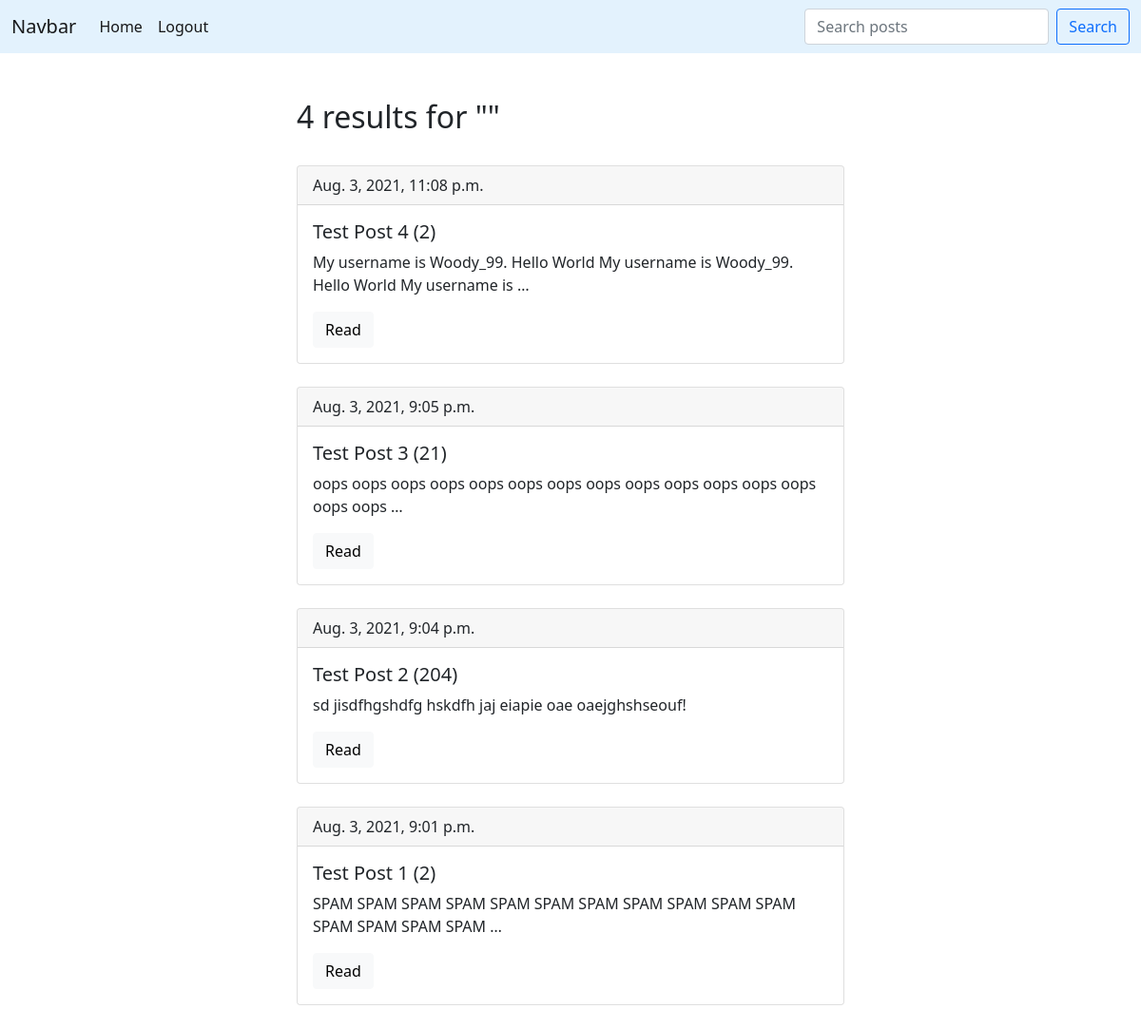
The app's page /search/ (signed in) with its own data.
### online_journal/models.py (models this page shows, shortened)
class Post(models.Model):
    title = models.CharField('Title', max_length=200)
    text = models.TextField('Text')
    pub_date = models.DateTimeField('Published date', auto_now_add=True)
    is_active = models.BooleanField('Display a post on the site', default=True)
    rating = models.IntegerField('Views count', default=0)
    created_by = models.ForeignKey(User, on_delete=models.CASCADE, verbose_name='User', related_name='posts')
    objects = PostManager()
    def get_absolute_url(self):
        return reverse('post_detail', kwargs={'pk': self.id})

### online_journal/views.py (the view)
# urls.py: path('search/', SearchPostsView.as_view(), name='search_posts'),
class SearchPostsView(generic.ListView):
    model = Post
    template_name = 'online_journal/search_posts.html'
    context_object_name = 'post_list'
    def get_queryset(self):
        search_string = self.request.GET.get('q', '')
        return Post.objects.get_posts_containing(search_string)
    def get_context_data(self, **kwargs):
        context = super().get_context_data(**kwargs)
        context['search_string'] = self.request.GET.get('q', '')
        return context

### online_journal/managers.py (called while the page is built)
    @active_posts
    def get_posts_reverse_ordered_by_date(self):
        return super().get_queryset().order_by('-pub_date')

    def get_posts_containing(self, search_string):
        return self.get_posts_reverse_ordered_by_date().filter(title__contains=search_string)

### online_journal/utils.py (called while the page is built)
def active_posts(get_queryset):
    @wraps(get_queryset)
    def wrapper(self):
        queryset = get_queryset(self)
        return queryset.filter(is_active=True)
    return wrapper

### online_journal/templates/online_journal/search_posts.html (shortened to what this page needs)
{% extends 'base.html' %}
{% block content %}
    <div class="row">
        <div class="col">
            <h2>{{ post_list.count }} results for "{{ search_string }}"</h2>
        </div>
    </div>
    {% include 'online_journal/includes/post_list.html' %}
{% endblock %}

### online_journal/templates/online_journal/includes/post_list.html
{% for post in post_list %}
    <div class="card mt-4">
        <div class="card-header">
            {{ post.pub_date }}
        </div>
        <div class="card-body">
            <h5 class="card-title">{{ post.title }}  ({{ post.rating }})</h5>
            <p class="card-text">{{ post.text|truncatewords:15 }}</p>
            <a href="{{ post.get_absolute_url }}" class="btn btn-light">Read</a>
        </div>
    </div>
{% empty %}
    <hr>
    <h6 class="empty-content">No posts</h6>
{% endfor %}

### records on screen
Post: pub_date "Aug. 3, 2021, 11:08 p.m.", title "Test Post 4", rating "2", text "My username is Woody_99. Hello World My username is Woody_99. Hello World My username is …"
Post: pub_date "Aug. 3, 2021, 9:05 p.m.", title "Test Post 3", rating "21", text "oops oops oops oops oops oops oops oops oops oops oops oops oops oops oops …"
Post: pub_date "Aug. 3, 2021, 9:04 p.m.", title "Test Post 2", rating "204", text "sd jisdfhgshdfg hskdfh jaj eiapie oae oaejghshseouf!"
Post: pub_date "Aug. 3, 2021, 9:01 p.m.", title "Test Post 1", rating "2", text "SPAM SPAM SPAM SPAM SPAM SPAM SPAM SPAM SPAM SPAM SPAM SPAM SPAM SPAM SPAM …"

### other values on screen
{{ post_list.count }} "4"
